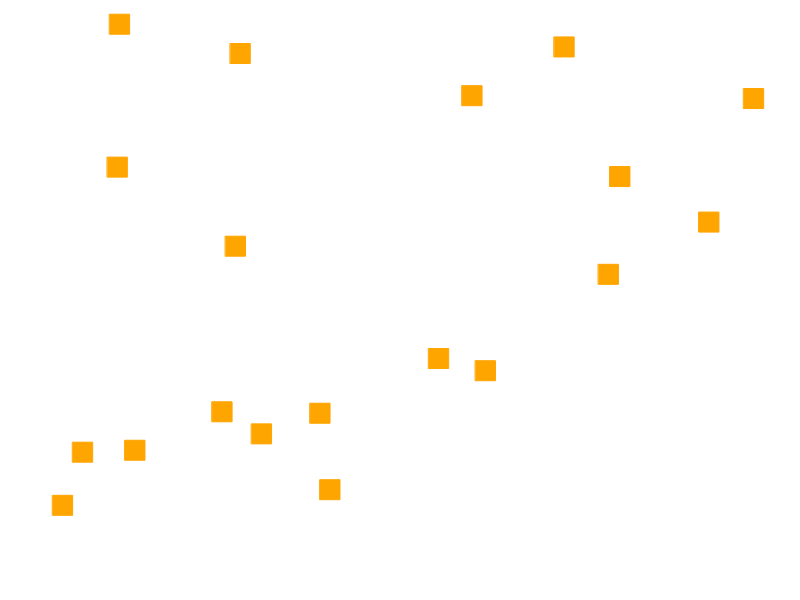
Frame 1 (no input)
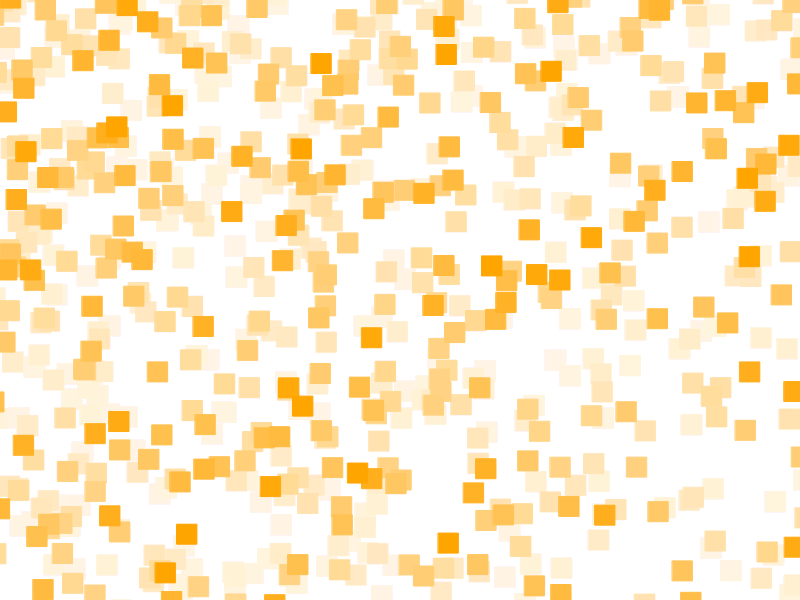
Frame 60 (no input)
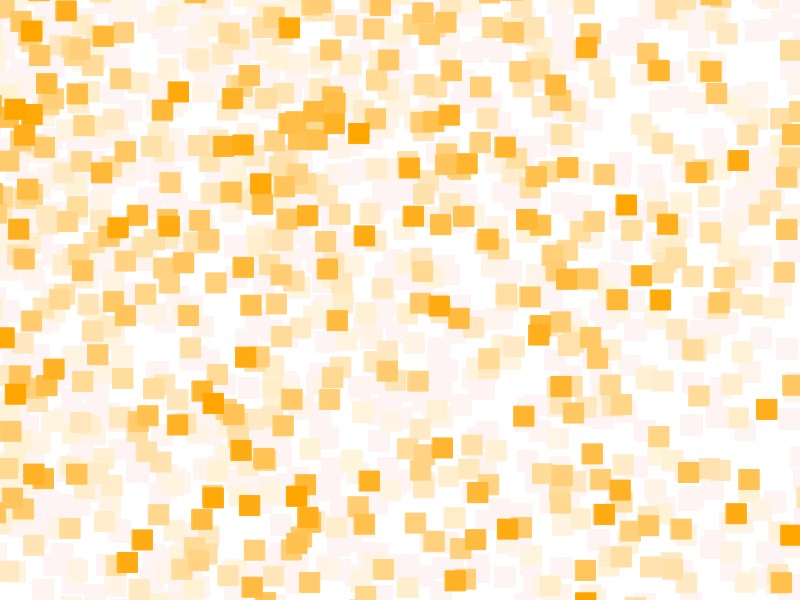
Frame 120 (the mouse pressed at the canvas centre since frame 60)

The p5.js sketch that drew these frames (run headless with seeded random() and noise() and a simulated clock; from frame 60 on, the mouse is pressed at the canvas centre):

// p5.js sketch
// ── sketch.js
let x = 0
let y = 0
const sprayrange = 800
function setup() {
  createCanvas(800, 600)
  background(255) // one number 0-255 is dark to light
}
function draw() {
  background(255, 10) 
  for(let counter=0; counter<100; counter++) {
      fill('orange') // red and green and 0 for orange
      stroke('orange') // just orange
      x = (random(-sprayrange, sprayrange)
            +random(-sprayrange, sprayrange))
      y = (random(-sprayrange, sprayrange)
            +random(-sprayrange, sprayrange))
      
      square (x, y, 20) 
  }
}
